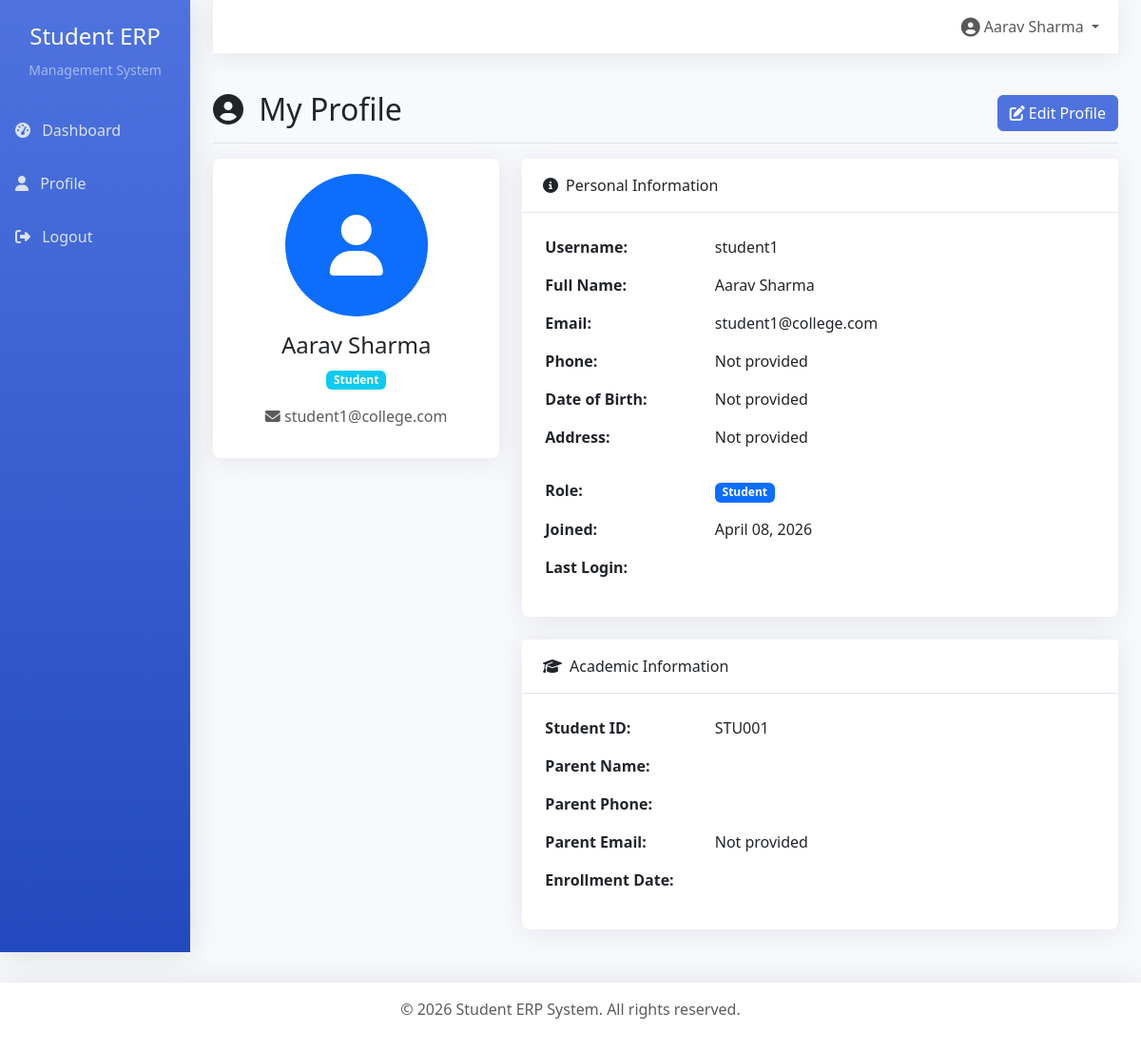
The app's page /profile/ (signed in) with its own data.
### accounts/models.py (models this page shows, shortened)
class User(AbstractUser):
    ROLE_CHOICES = (
        ('admin', 'Admin'),
        ('teacher', 'Teacher'),
        ('student', 'Student'),
    )
    role = models.CharField(max_length=20, choices=ROLE_CHOICES, default='student')

### students/models.py (models this page shows, shortened)
class Student(models.Model):
    user = models.OneToOneField(User, on_delete=models.CASCADE, related_name='student_profile')
    student_id = models.CharField(max_length=20, unique=True)
    courses = models.ManyToManyField('courses.Course', related_name='students')

### accounts/views.py (the view)
# urls.py: path('profile/', views.profile, name='profile'),
@login_required
def profile(request):
    return render(request, 'accounts/profile.html', {'user': request.user})

### templates/accounts/profile.html (shortened to what this page needs)
{% extends 'base.html' %}
{% load static %}
{% block content %}
<div class="fade-in">
    <div class="d-flex justify-content-between flex-wrap flex-md-nowrap align-items-center pt-3 pb-2 mb-3 border-bottom">
        <h1 class="h2">
            <i class="fas fa-user-circle me-2"></i>
            My Profile
        </h1>
        <div class="btn-toolbar mb-2 mb-md-0">
            <a href="{% url 'edit_profile' %}" class="btn btn-primary">
                <i class="fas fa-edit me-1"></i>Edit Profile
            </a>
        </div>
    </div>
    <div class="row">
        <div class="col-md-4 mb-4">
            <div class="card">
                <div class="card-body text-center">
                    {% if user.profile_picture %}
                        <img src="{{ user.profile_picture.url }}" alt="Profile Picture" class="rounded-circle img-fluid mb-3" style="width: 150px; height: 150px; object-fit: cover;">
                    {% else %}
                        <div class="rounded-circle bg-primary text-white d-flex align-items-center justify-content-center mx-auto mb-3" style="width: 150px; height: 150px;">
                            <i class="fas fa-user fa-4x"></i>
                        </div>
                    {% endif %}
                    <h4>{{ user.get_full_name|default:user.username }}</h4>
                    <p class="text-muted">
                        <span class="badge bg-info">{{ user.get_role_display }}</span>
                    </p>
                    <p class="text-muted">
                        <i class="fas fa-envelope"></i> {{ user.email }}
                    </p>
                </div>
            </div>
        </div>
        <div class="col-md-8 mb-4">
            <div class="card">
                <div class="card-header">
                    <i class="fas fa-info-circle me-1"></i>
                    Personal Information
                </div>
                <div class="card-body">
                    <table class="table table-borderless">
                        <tr>
                            <th width="30%">Username:</th>
                            <td>{{ user.username }}</td>
                        </tr>
                        <tr>
                            <th>Full Name:</th>
                            <td>{{ user.get_full_name|default:"Not provided" }}</td>
                        </tr>
                        <tr>
                            <th>Email:</th>
                            <td>{{ user.email }}</td>
                        </tr>
                        <tr>
                            <th>Phone:</th>
                            <td>{{ user.phone|default:"Not provided" }}</td>
                        </tr>
                        <tr>
                            <th>Date of Birth:</th>
                            <td>{{ user.date_of_birth|default:"Not provided" }}</td>
                        </tr>
                        <tr>
                            <th>Address:</th>
                            <td>{{ user.address|default:"Not provided"|linebreaks }}</td>
                        </tr>
                        <tr>
                            <th>Role:</th>
                            <td><span class="badge bg-primary">{{ user.get_role_display }}</span></td>
                        </tr>
                        <tr>
                            <th>Joined:</th>
                            <td>{{ user.date_joined|date:"F d, Y" }}</td>
                        </tr>
                        <tr>
                            <th>Last Login:</th>
                            <td>{{ user.last_login|date:"F d, Y H:i" }}</td>
                        </tr>
                    </table>
                </div>
            </div>
            {% if user.role == 'student' %}
            <div class="card mt-4">
                <div class="card-header">
                    <i class="fas fa-graduation-cap me-1"></i>
                    Academic Information
                </div>
                <div class="card-body">
                    <table class="table table-borderless">
                        <tr>
                            <th width="30%">Student ID:</th>
                            <td>{{ user.student_profile.student_id }}</td>
                        </tr>
                        <tr>
                            <th>Parent Name:</th>
                            <td>{{ user.student_profile.parent_name }}</td>
                        </tr>
                        <tr>
                            <th>Parent Phone:</th>
                            <td>{{ user.student_profile.parent_phone }}</td>
                        </tr>
                        <tr>
                            <th>Parent Email:</th>
                            <td>{{ user.student_profile.parent_email|default:"Not provided" }}</td>
                        </tr>
                        <tr>
                            <th>Enrollment Date:</th>
                            <td>{{ user.student_profile.enrollment_date|date:"F d, Y" }}</td>
                        </tr>
                    </table>
                </div>
            </div>
            {% endif %}
        </div>
    </div>
</div>
{% endblock %}

### templates/base.html (shortened to what this page needs)
<!DOCTYPE html>
<html lang="en">
<head>
    <link href="https://cdn.jsdelivr.net/npm/bootstrap@5.3.0/dist/css/bootstrap.min.css" rel="stylesheet">
    <link rel="stylesheet" href="https://cdnjs.cloudflare.com/ajax/libs/font-awesome/6.4.0/css/all.min.css">
</head>
<body>
    {% if user.is_authenticated %}
    <div class="container-fluid">
        <div class="row">
            <nav class="col-md-2 d-md-block sidebar p-0">
                <div class="position-sticky">
                    <div class="text-center py-4">
                        <h4 class="text-white">Student ERP</h4>
                        <small class="text-white-50">Management System</small>
                    </div>
                    <ul class="nav flex-column">
                        <li class="nav-item">
                            <a class="nav-link {% if request.resolver_match.url_name == 'dashboard' %}active{% endif %}" href="{% url 'dashboard' %}">
                                <i class="fas fa-tachometer-alt"></i> Dashboard
                            </a>
                        </li>
                        <li class="nav-item">
                            <a class="nav-link" href="{% url 'profile' %}">
                                <i class="fas fa-user"></i> Profile
                            </a>
                        </li>
                        <li class="nav-item">
                            <form method="post" action="{% url 'logout' %}" class="d-inline">
                                <button type="submit" class="nav-link btn btn-link">
                                    <i class="fas fa-sign-out-alt"></i> Logout
                                </button>
                            </form>
                        </li>
                    </ul>
                </div>
            </nav>
            <main class="col-md-10 ms-sm-auto px-md-4">
                <nav class="navbar navbar-top navbar-expand-lg navbar-light mb-4">
                    <div class="container-fluid">
                        <div class="collapse navbar-collapse" id="navbarNav">
                            <ul class="navbar-nav ms-auto">
                                <li class="nav-item dropdown">
                                    <a class="nav-link dropdown-toggle" href="#" id="userDropdown" role="button" data-bs-toggle="dropdown">
                                        <i class="fas fa-user-circle fa-lg"></i>
                                        {{ user.get_full_name|default:user.username }}
                                    </a>
                                </li>
                            </ul>
                        </div>
                    </div>
                </nav>
                {% block content %}{% endblock %}
            </main>
        </div>
    </div>
    <footer class="text-center text-muted">
        <div class="container">
            <p>&copy; 2026 Student ERP System. All rights reserved.</p>
        </div>
    </footer>
    {% else %}
        {% block auth_content %}{% endblock %}
    {% endif %}
</body>
</html>

### templates/base.html (style rules this page uses)
:root { --primary-color: #4e73df; --secondary-color: #858796; --success-color: #1cc88a; --info-color: #36b9cc; --warning-color: #f6c23e; --danger-color: #e74a3b; }
body { font-family: 'Nunito', 'Segoe UI', sans-serif; background-color: #f8f9fc; }
.sidebar { min-height: 100vh; background: linear-gradient(180deg, var(--primary-color) 0%, #224abe 100%); box-shadow: 0 0.15rem 1.75rem 0 rgba(58, 59, 69, 0.15); }
.sidebar .nav-link { color: rgba(255, 255, 255, 0.8); padding: 1rem; transition: all 0.3s; }
.sidebar .nav-link i { margin-right: 0.5rem; }
.navbar-top { background-color: white; box-shadow: 0 0.15rem 1.75rem 0 rgba(58, 59, 69, 0.1); }
.card { border: none; border-radius: 0.5rem; box-shadow: 0 0.15rem 1.75rem 0 rgba(58, 59, 69, 0.1); transition: transform 0.2s; }
.card-header { background-color: white; border-bottom: 1px solid #e3e6f0; padding: 1rem 1.35rem; }
.btn-primary { background-color: var(--primary-color); border-color: var(--primary-color); }
.fade-in { animation: fadeIn 0.5s ease-in; }
footer { background-color: white; padding: 1rem 0; margin-top: 2rem; box-shadow: 0 -0.15rem 1.75rem 0 rgba(58, 59, 69, 0.1); }

### records on screen
User: get_full_name "Aarav Sharma", role "Student", email "student1@college.com", username "student1", date_joined "April 08, 2026", student_profile.student_id "STU001", student_profile.parent_email "Not provided"

### other values on screen
{{ user.phone|default:"Not provided" }} "Not provided"
{{ user.date_of_birth|default:"Not provided" }} "Not provided"
{{ user.address|default:"Not provided"|linebreaks }} "Not provided"
